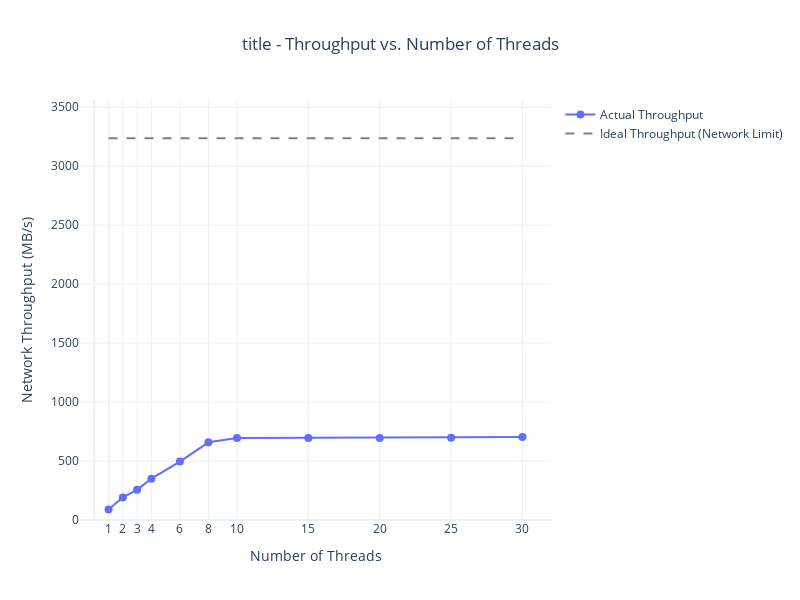

Source (notebook cell):
### Code cell
plot_rdb_throughput(df, "title")

### Figure 1 — Plotly figure (JSON) as saved in the notebook; plotly's stock layout.template omitted (floating-point values rounded to 4 significant figures)
{"data": [{"line": {"color": "#636EFA", "width": 2}, "marker": {"size": 8, "symbol": "circle"}, "mode": "lines+markers", "name": "Actual Throughput", "showlegend": true, "type": "scatter", "x": [1, 2, 3, 4, 6, 8, 10, 15, 20, 25, 30], "y": [89.27, 191.3, 256.0, 350.5, 495.5, 658.8, 694.7, 695.8, 695.2, 696.6, 703.3]}, {"line": {"color": "gray", "dash": "dash"}, "mode": "lines", "name": "Ideal Throughput (Network Limit)", "showlegend": true, "type": "scatter", "x": [1, 2, 3, 4, 6, 8, 10, 15, 20, 25, 30], "y": [3238.0, 3238.0, 3238.0, 3238.0, 3238.0, 3238.0, 3238.0, 3238.0, 3238.0, 3238.0, 3238.0]}], "layout": {"height": 600, "hovermode": "x unified", "showlegend": true, "title": {"text": "title - Throughput vs. Number of Threads", "x": 0.5}, "width": 800, "xaxis": {"tickmode": "array", "tickvals": [1, 2, 3, 4, 6, 8, 10, 15, 20, 25, 30], "title": {"text": "Number of Threads"}}, "yaxis": {"range": [0, 3561.0], "title": {"text": "Network Throughput (MB/s)"}}}}
